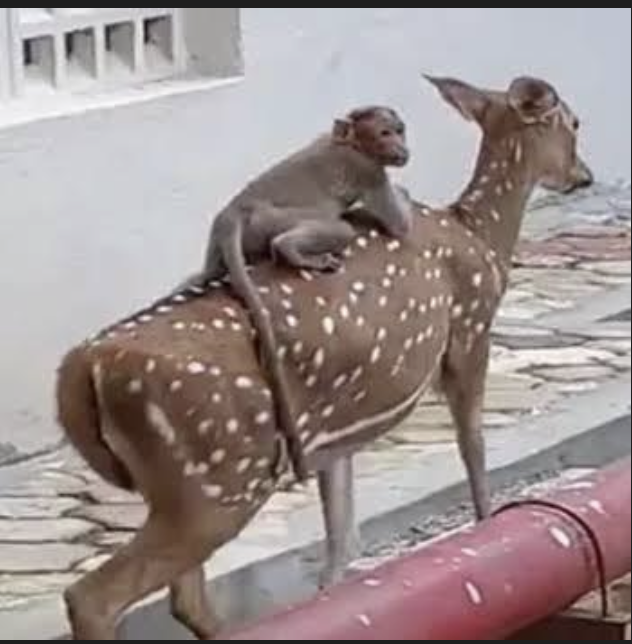
#> input picture Session 1/test0.png, 632 x 644 px
$ python pencil_sketch.py
#> lines starting #> are read from the running program, lines starting #| are printed output that depends on the picture
#> the answer given: test0.png
#> the answer given: out.png
import cv2
import numpy as np
import os


def pencil_sketch(image_path, blur_kernel=25):
#> called with image_path = 'test0.png', blur_kernel = 25
    original = cv2.imread(image_path)
#> original is the input picture: shape (644, 632, 3); mean B, G, R 143.6, 144.6, 156.8
    grayscale = cv2.cvtColor(original, cv2.COLOR_BGR2GRAY)
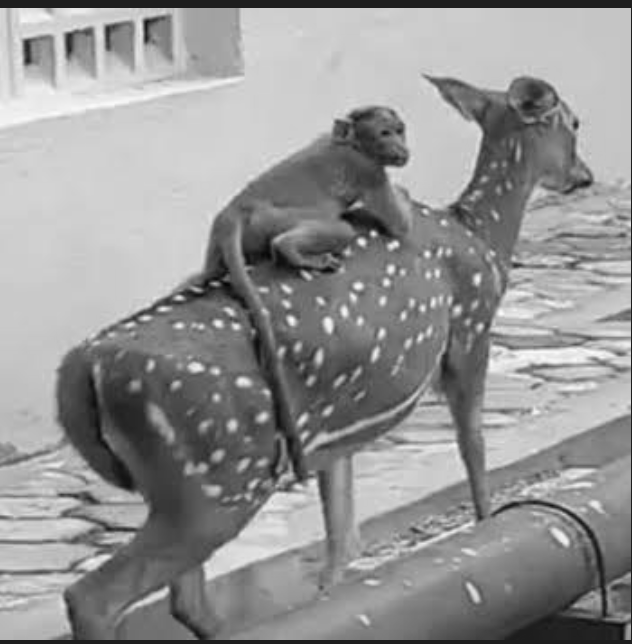
#> grayscale: shape (644, 632); min 5, max 251, mean 148.1
    inverted = 255 - grayscale
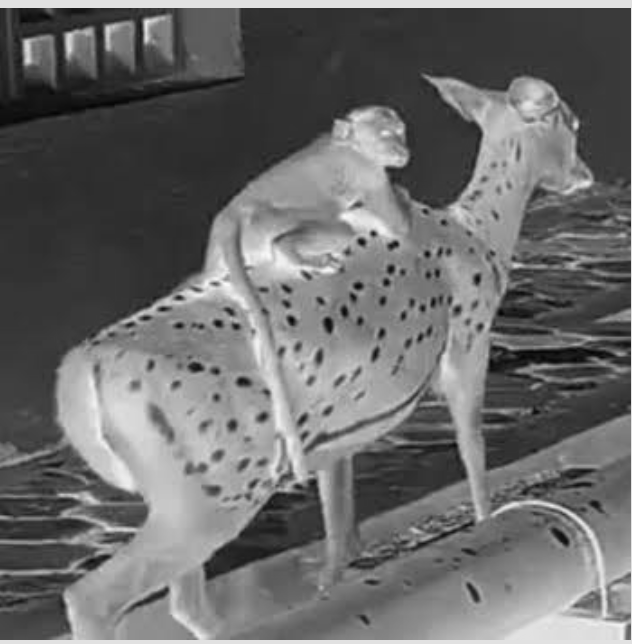
#> inverted: shape (644, 632); min 4, max 250, mean 106.9
    inverted_blur = cv2.GaussianBlur(inverted, (blur_kernel, blur_kernel), 0)
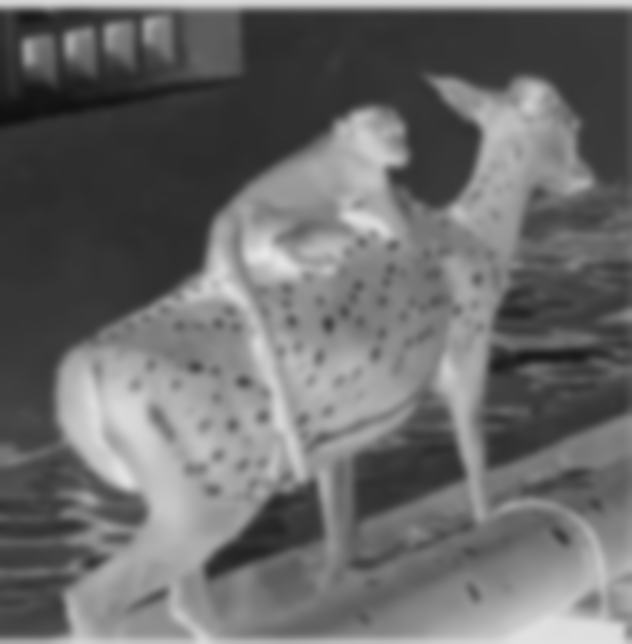
#> inverted_blur: shape (644, 632); min 16, max 230, mean 106.7
    blur = 255 - inverted_blur
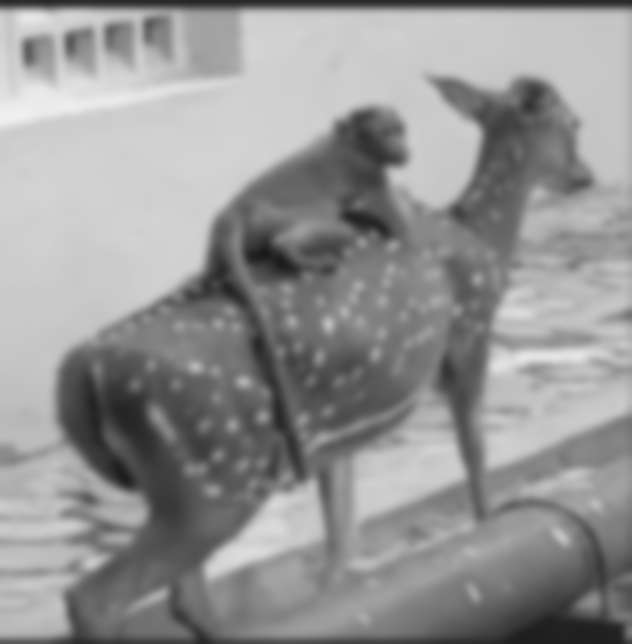
#> blur: shape (644, 632); min 25, max 239, mean 148.3
    sketch = np.minimum(255, 256 * (grayscale / (1e-6 + blur)))
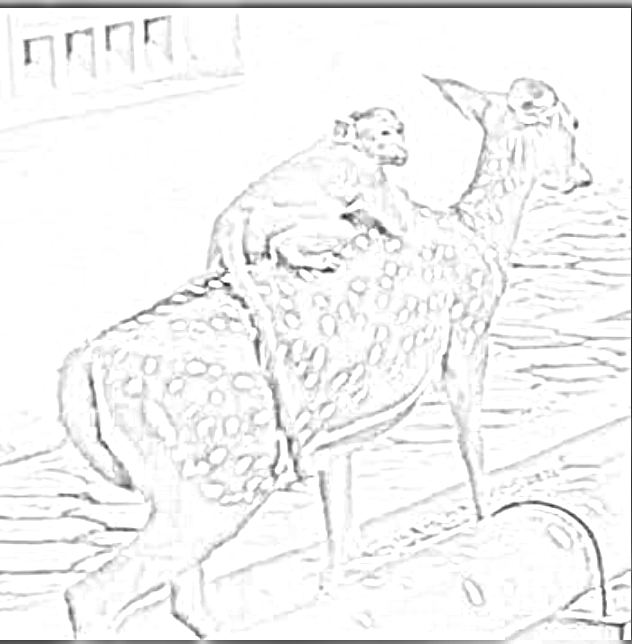
#> sketch: shape (644, 632) float64; min 22.46, max 255, mean 244.1
    sketch = sketch.astype(np.uint8)
    return original, sketch


def display_result(original, sketch, save_path=None):
#> called with save_path = 'out.png'
    panel = np.zeros((original.shape[0], 2 * original.shape[1], 3), dtype=np.uint8)
    sketch = cv2.cvtColor(sketch, cv2.COLOR_GRAY2BGR)
#> sketch: shape (644, 632, 3)
    panel[:, :original.shape[1]] = original
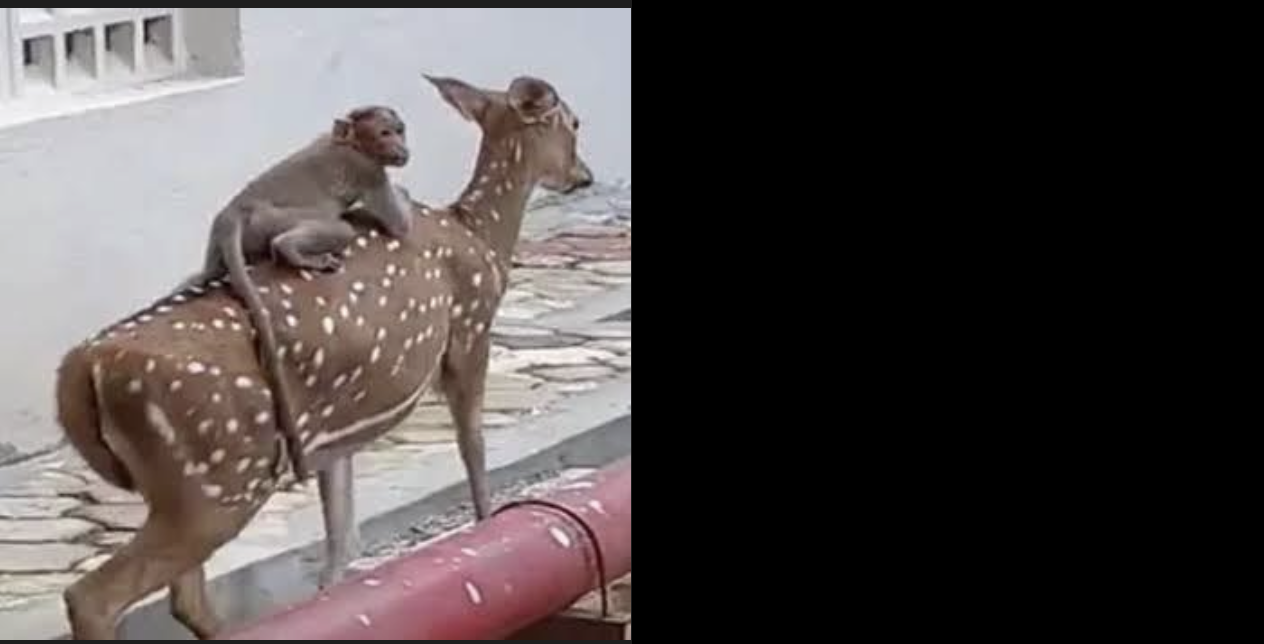
#> panel: shape (644, 1264, 3); mean B, G, R 71.8, 72.3, 78.4
    panel[:, original.shape[1]:] = sketch
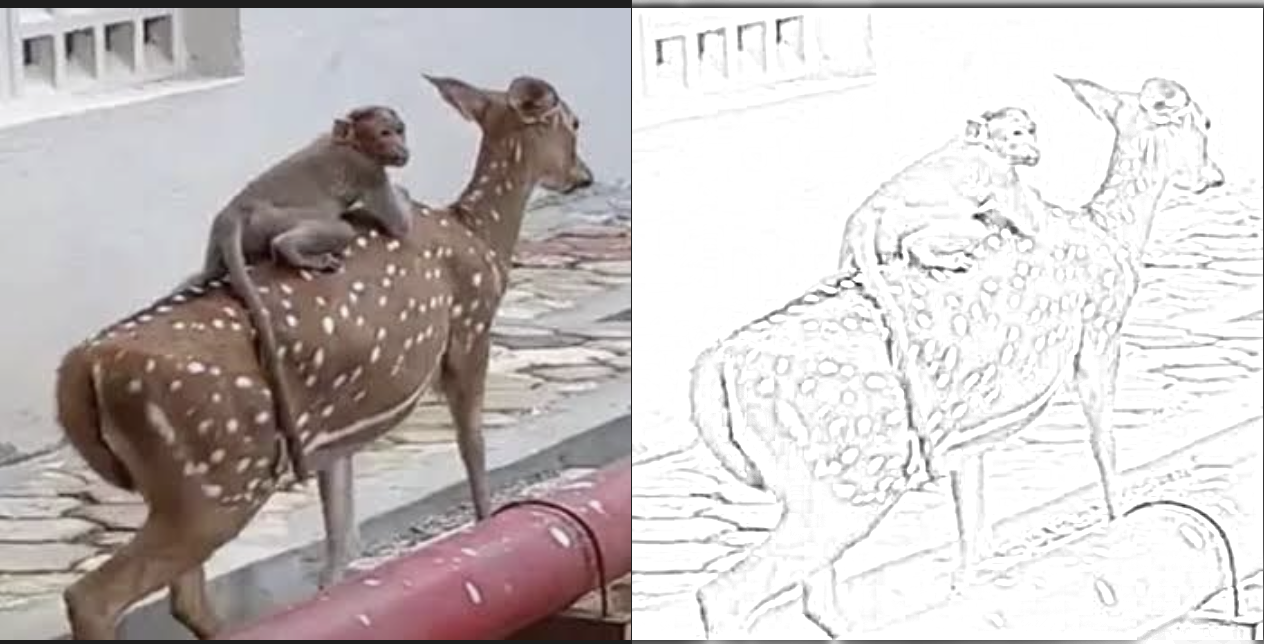
#> panel: shape (644, 1264, 3); mean B, G, R 193.7, 194.3, 200.4
    if save_path is not None:
        cv2.imwrite(os.path.expanduser(save_path + '/sketch.jpg'), sketch)
    cv2.imshow("Before vs. After", panel)
    cv2.waitKey(0)


def main():
    path = input("Enter the path name: ")
    if path == "":
        path = 'test0.png'
    save_path = input("Enter where should the image be saved: ")
    original, sketch = pencil_sketch(image_path=path)
    display_result(original, sketch, save_path)


if __name__ == "__main__":
    main()

$ run again, with Session 1/sketch0.png copied over Session 1/test0.png
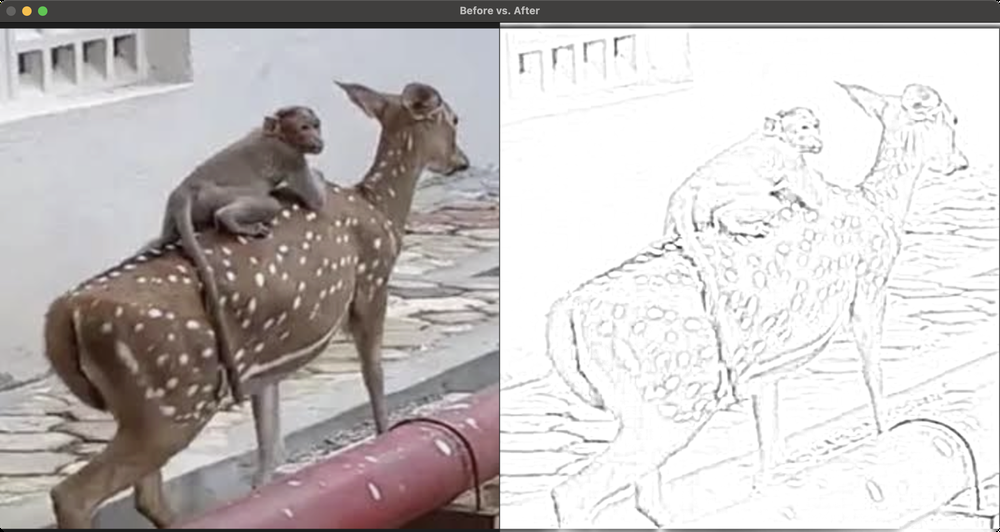
#> input picture Session 1/sketch0.png, 1000 x 532 px, shrunk from 2528 x 1344 before the run
#> in pencil_sketch, original is the input picture: shape (532, 1000, 3); mean B, G, R 189.4, 190, 194.7
#> in pencil_sketch, `sketch = np.minimum(255, 256 * (grayscale / (1e-6 + blur)))`:
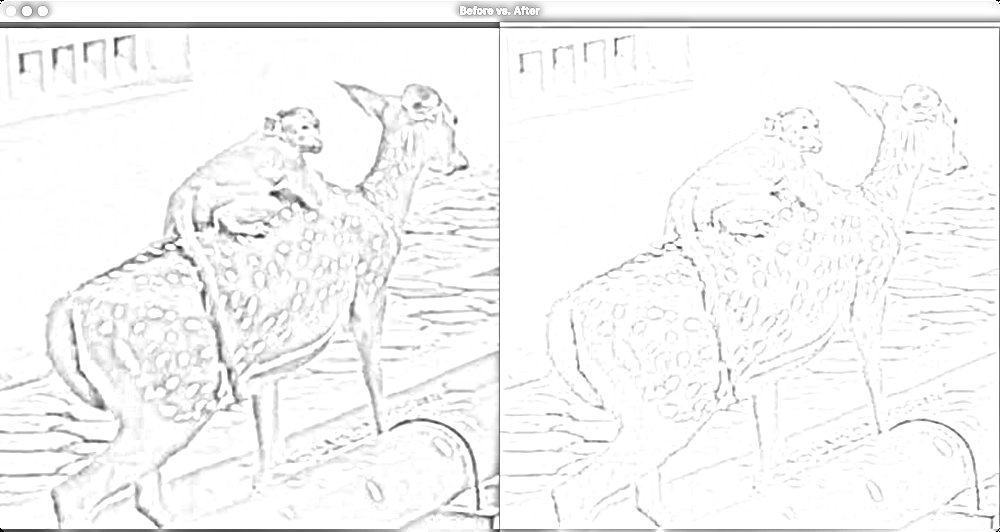
#> sketch: shape (532, 1000) float64; min 0, max 255, mean 246.1
#> in display_result, `panel[:, original.shape[1]:] = sketch`:
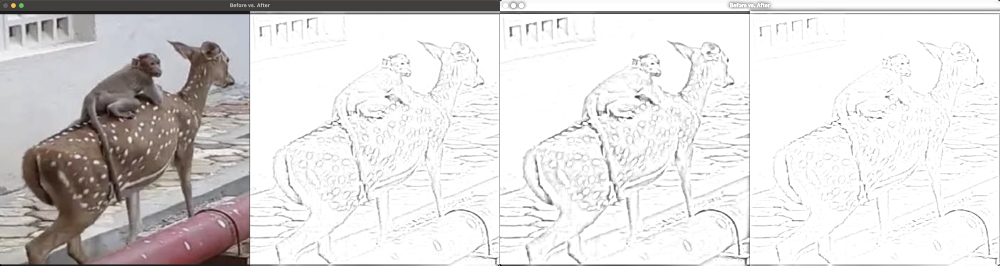
#> panel: shape (532, 2000, 3) (shown at 1/2 size); mean B, G, R 217.6, 217.9, 220.3
